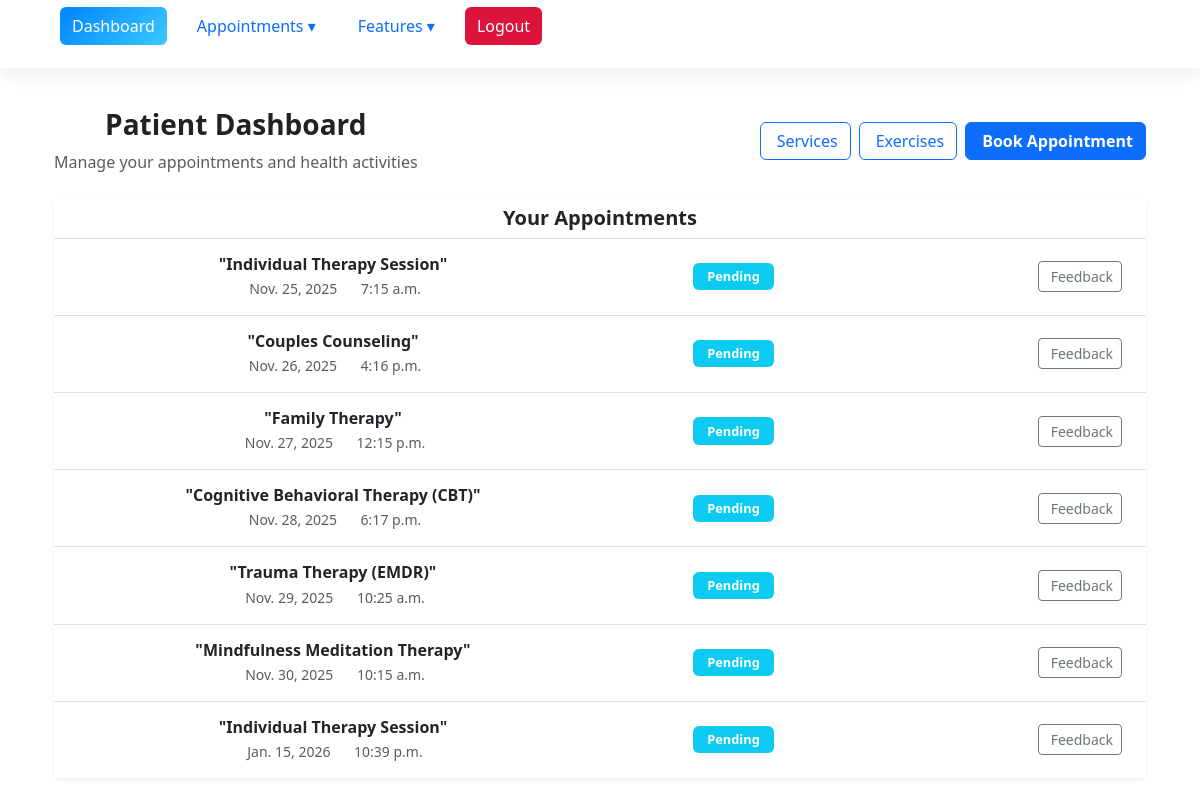
The page /dashboard/ (signed in) on the database its author committed.
### myproject/base/models.py (models this page shows, shortened)
class Appointment(models.Model):
    BOOKING_STATUS = [
        ('Pending', 'Pending'),
        ('Confirmed', 'Confirmed'),
        ('Completed', 'Completed'),
        ('Cancelled', 'Cancelled'),
        ('Rescheduled', 'Rescheduled'),
    ]
    patient = models.ForeignKey(User, on_delete=models.CASCADE, related_name='patient_appointments')
    therapist = models.ForeignKey(User, on_delete=models.CASCADE, related_name='therapist_appointments')
    service = models.ForeignKey(Service, on_delete=models.CASCADE)
    scheduled_date = models.DateField()
    scheduled_time = models.TimeField()
    booking_status = models.CharField(max_length=20, choices=BOOKING_STATUS, default='Pending')
    payment_status = models.CharField(max_length=20, default='Pending')
    created_at = models.DateTimeField(auto_now_add=True)

class Service(models.Model):
    name = models.CharField(max_length=100)
    description = models.TextField()
    duration_minutes = models.PositiveIntegerField()
    base_fee = models.DecimalField(max_digits=8, decimal_places=2)
    image = models.ImageField(upload_to='services/', blank=True, null=True)
    required_equipment = models.TextField(
        blank=True,
        help_text="List equipment, separated by commas"
    )
    is_active = models.BooleanField(default=True)

### myproject/base/views.py (the view, shortened to what this page needs)
# urls.py: path('dashboard/', views.dashboard, name='dashboard'),
@login_required
def dashboard(request):
    if request.user.role == "Patient":
        appointments = Appointment.objects.filter(patient=request.user)
        return render(request, "dashboard/patient_dashboard.html", {
            "appointments": appointments,
            "user_role": "Patient"
        })
    elif request.user.role == "Therapist":
        appointments = Appointment.objects.filter(therapist=request.user)
        return render(request, "dashboard/therapist_dashboard.html", {
            "appointments": appointments,
            "user_role": "Therapist"
        })
    else:
        return redirect("logout")

### myproject/base/templates/dashboard/patient_dashboard.html (shortened to what this page needs)
{% extends 'main.html' %}
{% block content %}
<div class="container py-4">
    <div class="d-flex flex-wrap justify-content-between align-items-center mb-4">
        <div>
            <h3 class="fw-bold">Patient Dashboard</h3>
            <p class="text-muted mb-0">Manage your appointments and health activities</p>
        </div>
        <div class="d-flex gap-2 mt-3 mt-md-0">
            <a class="btn btn-outline-primary" href="{% url 'service_list' %}">
                 Services
            </a>
            <a class="btn btn-outline-primary" href="{% url 'exercise_list' %}">
                 Exercises
            </a>
            <a class="btn btn-primary" href="{% url 'book_appointment' %}">
                 Book Appointment
            </a>
        </div>
    </div>
    <div class="card shadow-sm border-0">
        <div class="card-header bg-white border-bottom">
            <h5 class="mb-0 fw-semibold">Your Appointments</h5>
        </div>
        <div class="card-body p-0">
            {% if appointments %}
            <div class="list-group list-group-flush">
                {% for a in appointments %}
                <div class="list-group-item appointment-item">
                    <div class="row align-items-center">
                        <div class="col-md-6">
                            <h6 class="mb-1 fw-semibold">{{ a.service.name }}</h6>
                            <p class="mb-0 text-muted small">
                                {{ a.scheduled_date }}
                                <span class="ms-3">
                                    {{ a.scheduled_time }}
                                </span>
                            </p>
                        </div>
                        <div class="col-md-3 mt-2 mt-md-0">
                            <span class="badge
                                {% if a.booking_status == 'confirmed' %}bg-success
                                {% elif a.booking_status == 'pending' %}bg-warning
                                {% elif a.booking_status == 'cancelled' %}bg-danger
                                {% else %}bg-info{% endif %}">
                                {{ a.booking_status|title }}
                            </span>
                        </div>
                        <div class="col-md-3 text-md-end mt-2 mt-md-0">
                            <a class="btn btn-sm btn-outline-secondary"
                               href="{% url 'give_feedback' a.id %}">
                                 Feedback
                            </a>
                        </div>
                    </div>
                </div>
                {% endfor %}
            </div>
            {% endif %}
        </div>
    </div>
</div>
{% endblock %}

### static/style.css (style rules this page uses)
.btn-primary { border-radius: 6px; font-weight: 600; transition: transform 0.25s ease, background 0.3s ease; }

### templates/nav.html (style rules this page uses)
:root { --primary-color: #0084ff; --gradient: linear-gradient(135deg, #0084ff, #3cc8ff); --bg-light: #ffffff; --bg-dark: #0b0e12; --text-light: #fff; --text-dark: #222; --nav-bg-light: rgba(255, 255, 255, 0.85); --nav-bg-dark: rgba(20, 20, 20, 0.85); --hover-light: #e7f3ff; --hover-dark: #1f2a37; --blur-bg: blur(10px); }
body.light-theme { background: var(--bg-light); color: var(--text-dark); }

### myproject/base/templates/dashboard/patient_dashboard.html (style rules this page uses)
.appointment-item { padding: 1rem 1.5rem; transition: background-color 0.2s ease; }
.badge { font-size: 0.8rem; padding: 0.45rem 0.9rem; }

### rows shown on the page
Appointment: service.name "\"Individual Therapy Session\"", scheduled_date "Nov. 25, 2025", scheduled_time "7:15 a.m.", booking_status "Pending"
Appointment: service.name "\"Couples Counseling\"", scheduled_date "Nov. 26, 2025", scheduled_time "4:16 p.m.", booking_status "Pending"
Appointment: service.name "\"Family Therapy\"", scheduled_date "Nov. 27, 2025", scheduled_time "12:15 p.m.", booking_status "Pending"
Appointment: service.name "\"Cognitive Behavioral Therapy (CBT)\"", scheduled_date "Nov. 28, 2025", scheduled_time "6:17 p.m.", booking_status "Pending"
Appointment: service.name "\"Trauma Therapy (EMDR)\"", scheduled_date "Nov. 29, 2025", scheduled_time "10:25 a.m.", booking_status "Pending"
Appointment: service.name "\"Mindfulness Meditation Therapy\"", scheduled_date "Nov. 30, 2025", scheduled_time "10:15 a.m.", booking_status "Pending"
Appointment: service.name "\"Individual Therapy Session\"", scheduled_date "Jan. 15, 2026", scheduled_time "10:39 p.m.", booking_status "Pending"
